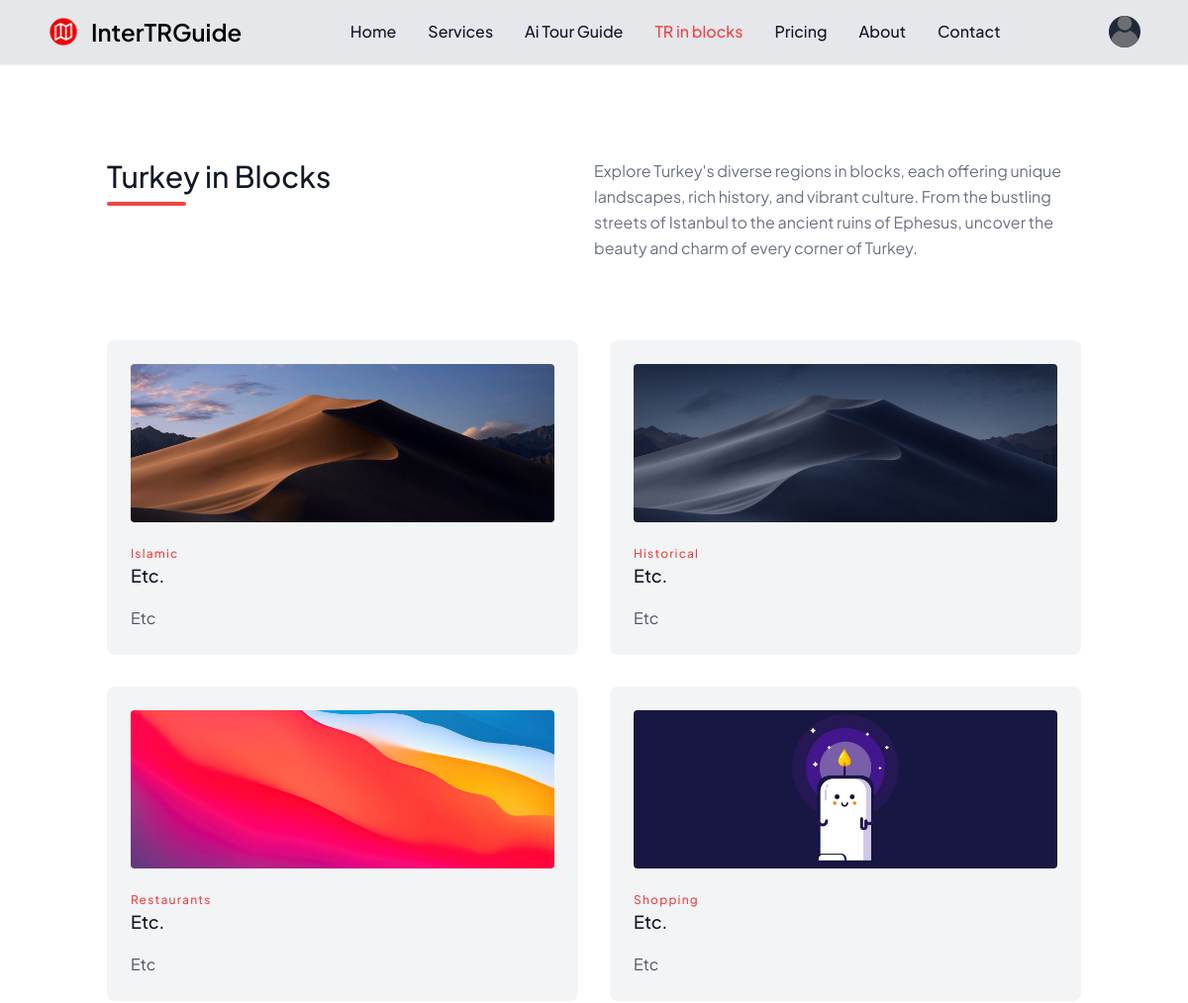
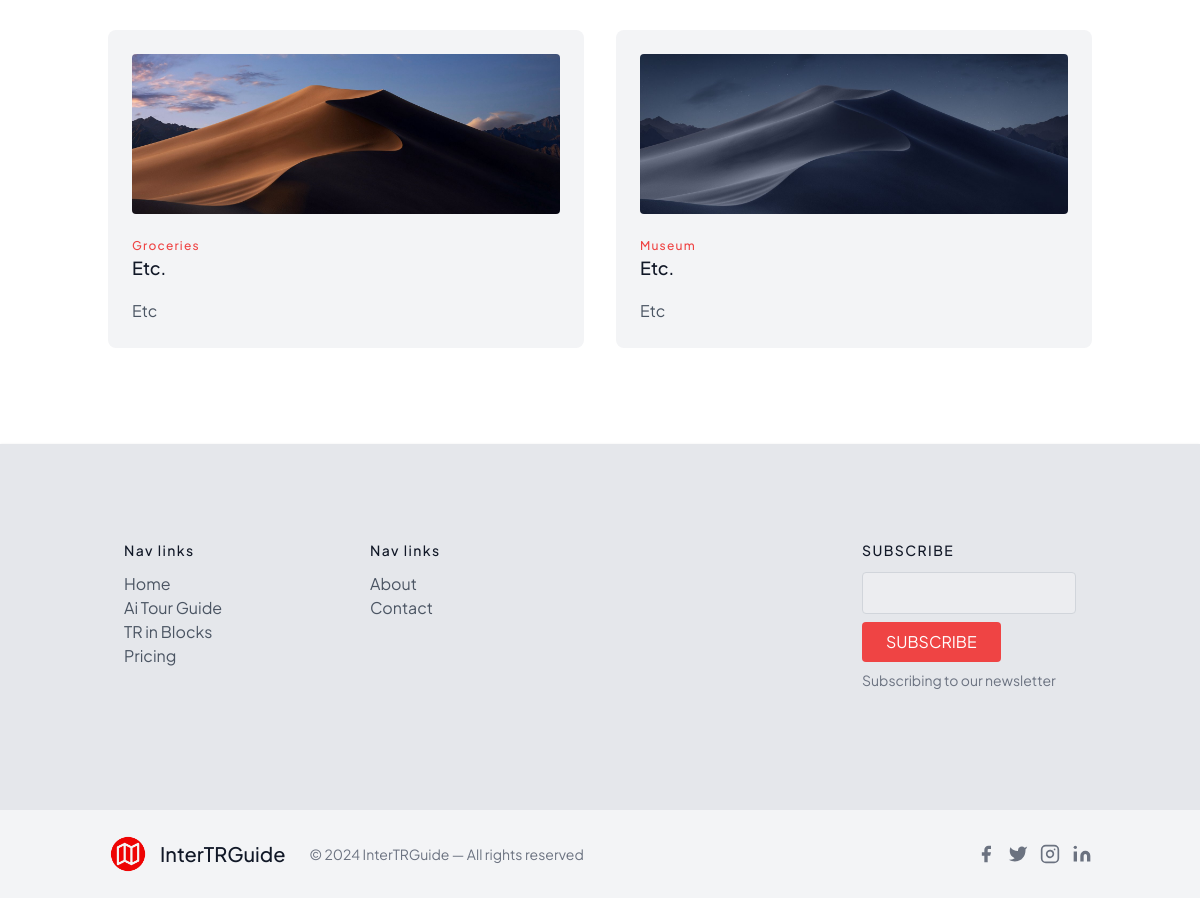
/tr_in_blocks/, run on the app's committed database (2 pictures, top to bottom).
### app/models.py (models this page shows, shortened)
class Category(models.Model):
    name = models.CharField(max_length=100)
    description = models.TextField()
    suggestion = models.TextField(default='Etc.')
    image = models.ImageField(upload_to='category_pics', default='default.png')

### app/views.py (the view)
# urls.py: path('tr_in_blocks/', views.tr_in_blocks, name='tr_in_blocks'),
def tr_in_blocks(request):
    categorys = Category.objects.all()
    places = Place.objects.all()
    return render(request, 'tr_in_blocks.html',
    {
     'categorys':categorys,
     'places':places,
     })

### templates/tr_in_blocks.html (shortened to what this page needs)
{% extends "base.html" %}
{% block isactiveeeeee %}
text-red-500
{% endblock isactiveeeeee %}
{% block maincontent %}
  <section class="text-gray-600 body-font">
    <div class="container px-5 py-24 mx-auto">
      <div class="flex flex-wrap w-full mb-20">
        <div class="lg:w-1/2 w-full mb-6 lg:mb-0">
          <h1 class="sm:text-3xl text-2xl font-medium title-font mb-2 text-gray-900">Turkey in Blocks</h1>
          <div class="h-1 w-20 bg-red-500 rounded"></div>
        </div>
        <p class="lg:w-1/2 w-full leading-relaxed text-gray-500">Explore Turkey's diverse regions in blocks, each offering unique landscapes, rich history, and vibrant culture. From the bustling streets of Istanbul to the ancient ruins of Ephesus, uncover the beauty and charm of every corner of Turkey.</p>
      </div>
      <div class="flex flex-wrap -m-4 justify-center">
        {% for category in categorys %}
        <div class="xl:w-1/4 md:w-1/2 sm:w-2/3 w-full p-4">
            <a href="{% url 'category_detail' category.id %}">
                <div class="bg-gray-100 p-6 rounded-lg h-full flex flex-col justify-between">
                    <img class="h-40 rounded w-full object-cover object-center mb-6" src="{{category.image.url}}" alt="content">
                    <div>
                        <h3 class="tracking-widest text-red-500 text-xs font-medium title-font">{{category.name|capfirst}}</h3>
                        <h2 class="text-lg text-gray-900 font-medium title-font mb-4">{{category.suggestion|capfirst}}</h2>
                        <p class="leading-relaxed text-base">{{category.description|capfirst}}</p>
                    </div>
                </div>
            </a>
        </div>
        {% endfor %}
    </div>
    </div>
  </section>
{% endblock maincontent %}

### data on the page
Category: image (picture), name "Islamic", suggestion "Etc.", description "Etc"
Category: image (picture), name "Historical", suggestion "Etc.", description "Etc"
Category: image (picture), name "Restaurants", suggestion "Etc.", description "Etc"
Category: image (picture), name "Shopping", suggestion "Etc.", description "Etc"
Category: image (picture), name "Groceries", suggestion "Etc.", description "Etc"
Category: image (picture), name "Museum", suggestion "Etc.", description "Etc"
